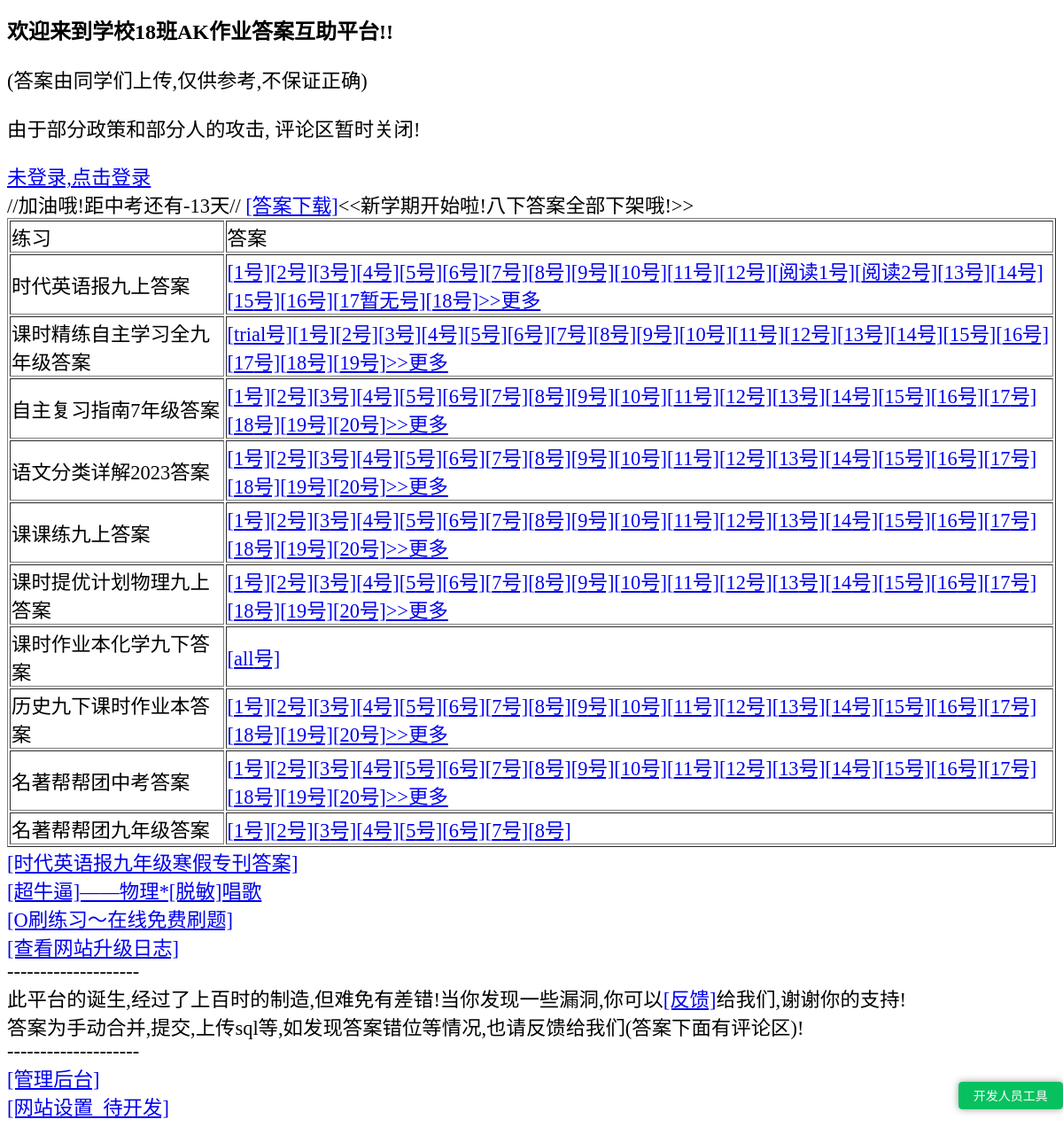
The page / on the database its author committed.
### tables this page shows
CREATE TABLE `answers` (
  `bookid` text NOT NULL COMMENT '书id',
  `bookname` text NOT NULL COMMENT '书名字',
  `answerids` text NOT NULL COMMENT '书答案id表',
  `bookmode` text NOT NULL COMMENT '书学科',
  `numberid` int(11) NOT NULL COMMENT '(目前无用)',
  PRIMARY KEY (`numberid`)
);

### index.php (the view, shortened to what this page needs)
<!DOCTYPE html>
<html>
<?php
require_once 'PUBLIC.php';
$apf = new AK_PUBLIC_FUNCTION();
$apf->MustDoFunction();
$aa = $apf->checklogin();
$id = $_COOKIE["ak_id"];
$rname = $_COOKIE["ak_rname"];
echo('<!--css以后写,先直接a了时代英语答案平台
<br>-->
<h1>欢迎来到学校18班AK作业答案互助平台!!</h1>
<p>(答案由同学们上传,仅供参考,不保证正确)</p>
<p>由于部分政策和部分人的攻击, 评论区暂时关闭!</p>
<!--<a href="https://a.ordylan.cn/r/">注册</a>
<a href="https://a.ordylan.cn/l/">登录</a>
-->');
if($aa == "true"){
    $namecode = "<div id=\"user\"><a href=\"https://a.ordylan.cn/u/".$id."\">个人空间-".$rname."</a></div>";
$result = SqlDo("SELECT * FROM users WHERE id=N'$id'");
while($row = mysqli_fetch_array($result)){$vip = $row['vip'];$istruea = $row['istrue'];}
list($msec, $sec) = explode(' ', microtime());
$msectime = (float)sprintf('%.0f', (floatval($msec) + floatval($sec)) * 1000);
if($vip - $msectime > 0){$isvvip = "true";}else{$isvvip = "false";}
if($istruea != "true"){echo("账号无邀请码!!<a href=\"https://a.ordylan.cn/ic/\" >[去输入]</a>");}
}
else{
    $namecode = "<div id=\"user\"><a href=\"https://a.ordylan.cn/l/\">未登录,点击登录</a></div>";
}
echo($namecode);
echo ("//加油哦!距中考还有".intval((1686844800 - time()) / 86400)."天//");
echo(" <a href=\"https://a.ordylan.cn/d/\" >[答案下载]</a><<新学期开始啦!八下答案全部下架哦!>><br>");
$resulta = SqlDo("SELECT * FROM system");
while($rowa = mysqli_fetch_array($resulta)){$showanswer = $rowa['showanswer'];}
$reviewids = explode(",",$showanswer);
echo("<table border=\"1\"><tbody><tr><td>练习</td><td>答案</td></tr>");
for ($i = 0; $i < count($reviewids)-1; $i++) {
    $result3 = SqlDo("SELECT * FROM answers WHERE bookid=N'$reviewids[$i]'");
    while($row3 = mysqli_fetch_array($result3)){$booknnn = $row3['bookname'];$answerids = $row3['answerids'];}
    echo("<tr><td>".$booknnn."答案</td><td>");
    $answerids = explode(",",$answerids);
        if(count($answerids)>21){$answe = 20;}
        else{$answe = count($answerids)-1;}
        for ($s = 0; $s < $answe; $s++) {
            $aaaa = $aaaa."<a href=\"https://a.ordylan.cn/av/".$reviewids[$i]."_".$answerids[$s]."\">[".$answerids[$s]."号]</a>";
        }
        if(count($answerids)>21){$aaaa = $aaaa."<a href=\"https://a.ordylan.cn/ava/".$reviewids[$i]."\">>>更多</a>";}
        echo("$aaaa</td></tr>");
        $aaaa="";
}
echo("</tbody></table>");
print<<<HAHAHA
<a href="/t/np_9_hjzk.html">[时代英语报九年级寒假专刊答案]</a><br>
<a href="/t/hy.html" >[超牛逼]——物理*[脱敏]唱歌</a><br>
<a href="http://oshua.on.ordylan.cn/" target="_blank">[O刷练习～在线免费刷题]</a><br>
<a href="https://a.ordylan.cn/apis/loggetter.php?mode=updatelog.ordylandata" >[查看网站升级日志]</a><br>
--------------------<br>
此平台的诞生,经过了上百时的制造,但难免有差错!当你发现一些漏洞,你可以<a href="https://a.ordylan.cn/ad/">[反馈]</a>给我们,谢谢你的支持!<br>
答案为手动合并,提交,上传sql等,如发现答案错位等情况,也请反馈给我们(答案下面有评论区)!<br>
--------------------<br>
<a href="https://a.ordylan.cn/a/">[管理后台]</a><br>
<a href="https://a.ordylan.cn/s/">[网站设置_待开发]</a><br>
HAHAHA;
?>
</body>
</html>

### PUBLIC.php (shortened to what this page needs)
<?php
function SqlDo($sqlsectence){
    $aksql = new mysqli("localhost","answerkiller","iloveakaaa!!","answerkiller");
    mysqli_query($aksql,'SET NAMES UTF8');
    $result = mysqli_query($aksql,$sqlsectence);
    return $result;
}
class AK_PUBLIC_FUNCTION{
    public function MustDoFunction(){
    print<<<HTMLHEAD
<head>
<script src="vconsole.min.js"></script>
<script>var vConsole = new window.VConsole();</script>
<link href="/1.css" rel="stylesheet">
<script type="text/javascript" src="https://ordylan.cn/js/log.js"></script>
<script type="text/javascript" src="/wow.js"></script>
<meta name="description" content="这里是18班的AK作业答案互助平台,互助学习上AK!橙宝们,一起来布鲁莱斯城堡玩耍吧!">
<meta name="keyword" content="AK,Answer Killer,答案互助,学习">
<meta name="baidu-site-verification" content="code-R6CPWq44gH" />
<meta name="360-site-verification" content="b396febc7e25a6857c0f4978ea06c118" />
<script>
var _hmt = _hmt || [];
(function() {
  var hm = document.createElement("script");
  hm.src = "https://hm.baidu.com/hm.js?ecee3ae7c3d79d2324688ed651f923f2";
  var s = document.getElementsByTagName("script")[0];
  s.parentNode.insertBefore(hm, s);
})();
</script>
<script src="https://cdn.staticfile.org/jquery/1.10.2/jquery.min.js"></script>
<meta http-equiv="pragma" content="no-cache">
<meta http-equiv="cache-control" content="no-cache">
<meta http-equiv="expires" content="0">
<title>AK作业答案互助平台!!</title>
<meta charset="utf-8">
<meta http-equiv="Content-Type" content="text/html; charset=UTF-8">
</head>
HTMLHEAD;
    echo("<body>");
    }
    public function checklogin(){
        $id = $_COOKIE["ak_id"];
        $rname = $_COOKIE["ak_rname"];
        $sign = $_COOKIE["ak_sign"];
        $dddid = $_COOKIE["ak_did"];
        $ssign = md5("Answer_Killer_LOGIN_CODE_ID_".$id."_NAME_".$rname."_HAPPY_EVERY_DAY_AND_NO_BUGS");
        $result = SqlDo("SELECT * FROM users WHERE id=N'$id'");
        if($sign == $ssign && $nowonid == $dddid){return "true";}else{return "false";}
    }
}
?>

### 1.css (style rules this page uses)
body,textarea,button { font-size: 2.8vh; }
h1 { font-size: 3vh; }

### rows shown on the page
answers: bookname "时代英语报九上", answerids "1 2 3 4 5 6 7 8 9 10 11 12 阅读1 阅读2 13 14 15 16 17暂无 18"
answers: bookname "课时精练自主学习全九年级"
answers: bookname "自主复习指南7年级"
answers: bookname "语文分类详解2023"
answers: bookname "课课练九上"
answers: bookname "课时提优计划物理九上"
answers: bookname "课时作业本化学九下", answerids "all"
answers: bookname "历史九下课时作业本"
answers: bookname "名著帮帮团中考", answerids "1 2 3 4 5 6 7 8 9 10 11 12 13 14 15 16 17 18 19 20"
answers: bookname "名著帮帮团九年级", answerids "1 2 3 4 5 6 7 8"

### other values the page prints
$answerids[$s] "trial 1 2 3 4 5 6 7 8 9 10 11 12 13 14 15 16 17 18 19"
$answerids[$s] "1 2 3 4 5 6 7 8 9 10 11 12 13 14 15 16 17 18 19 20"
